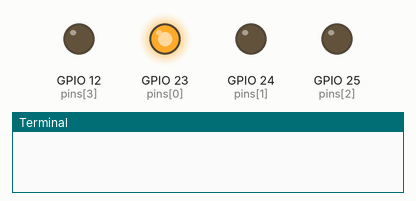
This program was run on a simulated Raspberry Pi (BCM pin numbers). On the bench: output pins drawn as LEDs (lit = HIGH), the last lines printed to the terminal. At 8.0 s the program stops and its outputs stay as they are.

Above: at 0.1 s.
At 1.1 s:
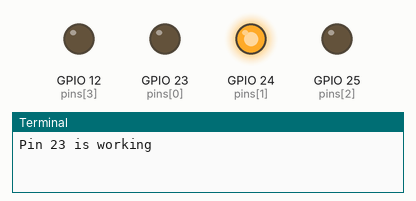
At 2.1 s:
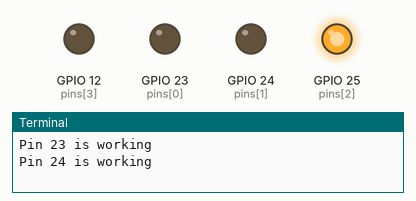
At 4.1 s:
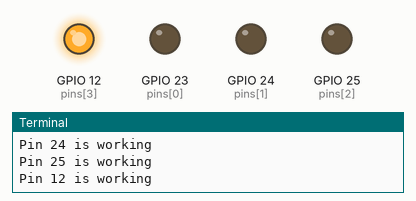
At 7.6 s:
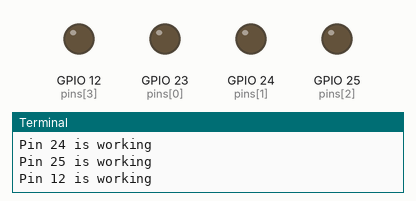
Timing chart, 0 to 9.1 s (numbered marks = the images above):
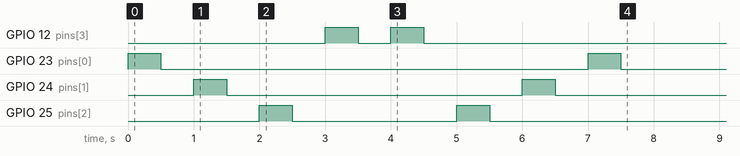

The program:

relay.py
```python
# getting the main GPIO libraly
import RPi.GPIO as GPIO
# getting the time libraly
import time

# setting a current mode
GPIO.setmode(GPIO.BCM)
#removing the warings
GPIO.setwarnings(False)
#creating a list (array) with the number of GPIO's that we use
pins = [23,24,25,12]

#setting the mode for all pins so all will be switched on
GPIO.setup(pins, GPIO.OUT)

#for loop where pin = 18 next 17 ,15, 14
for pin in pins :
	#setting the GPIO to HIGH or 1 or true
	GPIO.output(pin,  GPIO.HIGH)
	#wait 0,5 second
	time.sleep(0.5)
	#setting the GPIO to LOW or 0 or false
	GPIO.output(pin,  GPIO.LOW)
	#wait 0,5 second
	time.sleep(0.5)

	#Checking if the current relay is running and printing it
	if not GPIO.input(pin) :
		print("Pin "+str(pin)+" is working" )


#same but the difference is that  we have
#for loop where pin = 14 next 15,17,18
# backwards
for pin in reversed(pins) :
	GPIO.output(pin,  GPIO.HIGH)
	time.sleep(0.5)

	GPIO.output(pin,  GPIO.LOW)
	time.sleep(0.5)


#cleaning all GPIO's
GPIO.cleanup()
print("Shutdown All relays")
```
